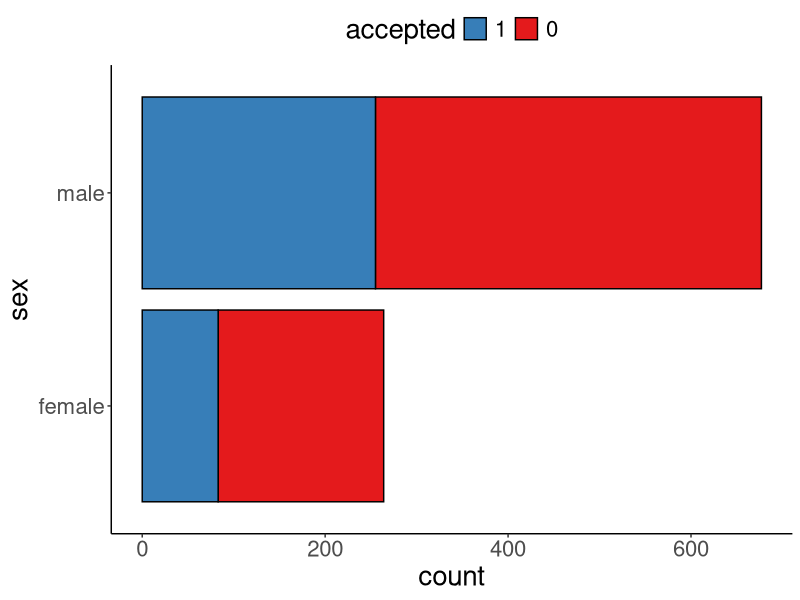
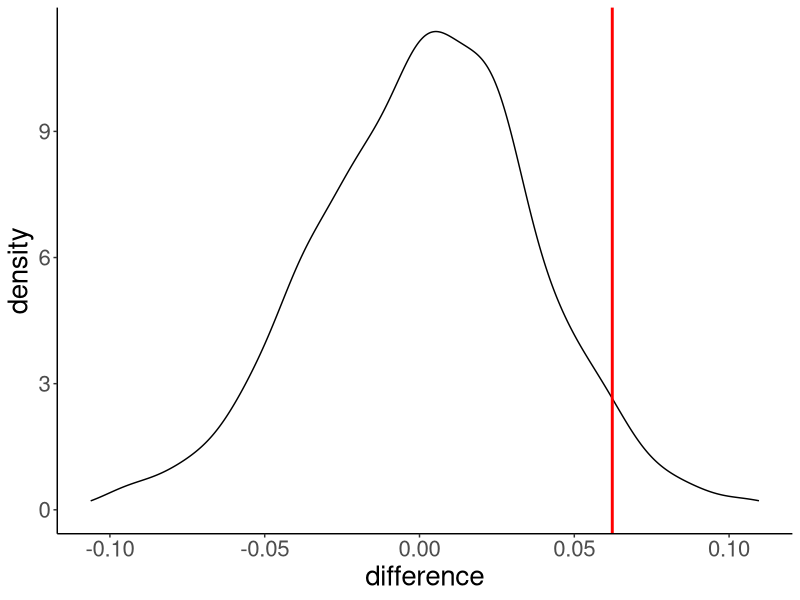

The R source for these figures, in order:
## ---- chunk 1
library("knitr")      # for knitting RMarkdown 
library("kableExtra") # for making nice tables
library("modelr")     # for permutation test 
library("tidyverse")  # for wrangling, plotting, etc. 

opts_chunk$set(
  comment = "",
  results = "hold",
  fig.show = "hold"
)
## ---- chunk 2
theme_set(
  theme_classic() + #set the theme 
    theme(text = element_text(size = 20)) #set the default text size
)
## ---- chunk 3
# data frame 
df.conference = tibble(sex = rep(c("female", "male"), c(264, 677)),
  accepted = rep(c("yes", "no", "yes", "no"), c(83, 264 - 83, 255, 677 - 255))) %>%
  mutate(accepted = factor(accepted, levels = c("no", "yes"), labels = 0:1),
    sex = as.factor(sex))
## ---- chunk 4
df.conference %>% 
  ggplot(data = .,
         mapping = aes(x = sex, fill = accepted)) + 
  geom_bar(color = "black") + 
  scale_fill_brewer(palette = "Set1") +
  coord_flip() +
  theme(legend.direction = "horizontal",
        legend.position = "top") + 
  guides(fill = guide_legend(reverse = T))
## ---- chunk 5
# logistic regression
fit.glm = glm(formula = accepted ~ 1 + sex,
              family = "binomial",
              data = df.conference)

# model summary 
fit.glm %>% 
  summary()
## ---- chunk 6
# make example reproducible 
set.seed(1)

# difference in proportion 
fun.difference = function(df){
  df %>% 
    as_tibble() %>% 
    count(sex, accepted) %>% 
    group_by(sex) %>% 
    mutate(proportion = n / sum(n)) %>% 
    filter(accepted == 1) %>% 
    select(sex, proportion) %>% 
    pivot_wider(names_from = sex, values_from = proportion) %>% 
    mutate(difference = male - female) %>% 
    pull(difference)  
}

# actual difference 
difference = df.conference %>% 
  fun.difference()

# permutation test 
df.permutation = df.conference %>% 
  permute(n = 1000, sex) %>% 
  mutate(difference = map_dbl(perm, ~ fun.difference(.)))
## ---- chunk 7
sum(df.permutation$difference > difference) / nrow(df.permutation)
## ---- chunk 8
df.permutation %>% 
  ggplot(data = .,
         mapping = aes(x = difference)) +
  stat_density(geom = "line") + 
  geom_vline(xintercept = difference, 
             color = "red",
              size = 1)
## ---- chunk 9
sessionInfo()
